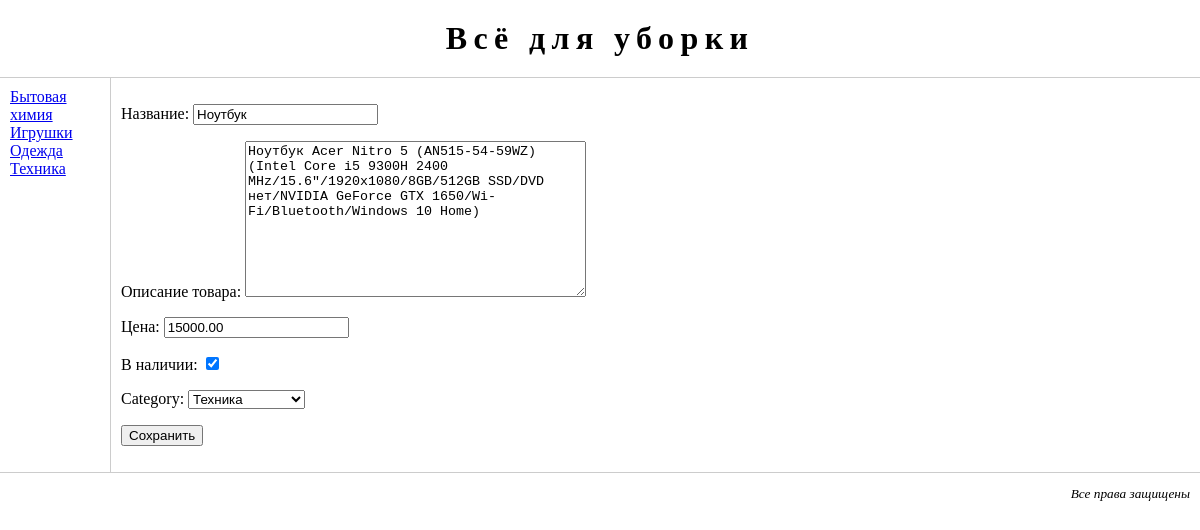
Page /goods/good/1/edit?page=1 on the committed database.
### catalog/models.py (models this page shows, shortened)
class Category(models.Model):
    name = models.CharField(max_length=50, unique=True,
                            verbose_name='Название')
    class Meta:
        ordering = ['name']
        verbose_name = 'Категория'
        verbose_name_plural = 'Категории'
    def __str__(self):
        return self.name

class Good(models.Model):
    name = models.CharField(max_length=50, unique=True,
                            verbose_name="Название")
    description = models.TextField(
        default='', verbose_name='Описание товара')
    price = models.DecimalField(
        max_digits=20, decimal_places=2, verbose_name="Цена")
    in_stock = models.BooleanField(
        default=True, db_index=True, verbose_name="В наличии")
    category = models.ForeignKey(
        Category, on_delete=models.CASCADE)
    class Meta:
        ordering = ["-price", "name"]
        unique_together = ("category", "name", "price")
        verbose_name = 'Товар'
        verbose_name_plural = 'Товары'

### catalog/twviews.py (the view, shortened to what this page needs)
# urls.py: path('good/<int:good_id>/edit', GoodUpdate.as_view(), name="good_edit"),
class GoodUpdate(UpdateView, GoodEditMixin, GoodEditView):
    model = Good
    fields = '__all__'
    template_name = 'good_edit.html'
    pk_url_kwarg = 'good_id'

### catalog/twviews.py (called while the page is built)
    def get_context_data(self, **kwargs):
        context = super(CategoryListMixin, self).get_context_data(**kwargs)
        context["cats"] = Category.objects.order_by('name')
        return context

    def get_context_data(self, **kwargs):
        context = super().get_context_data(**kwargs)
        try:
            context['pn'] = self.request.GET["page"]
        except KeyError:
            context['pn'] = 1
        return context

### templates/good_edit.html (shortened to what this page needs)
{% extends 'base.html' %}
{% block left_menu %} {%include 'includes/left_menu.html' %} {% endblock left_menu %}
{% block main %}
    <form action="" method="POST">
        {{form.as_p}}
        <input type="button" value="Сохранить">
    </form>
{% endblock main %}

### templates/includes/left_menu.html
<div id="leftmenu">
    <ul>
        {% for cat in cats %}
        <li><a href="{% url 'catalog:index' cat_id=cat.id %}">{{cat.name}}</a></li>
        {% endfor %}
    </ul>
</div>

### static/main.css (style rules this page uses)
body { margin: 0px; padding: 0px; }
#leftmenu { float: left; width: 100px; padding: 10px; }
#leftmenu ul { margin: 0px; padding: 0px; }

### rows in the picture
Category: name "Бытовая химия"
Category: name "Игрушки"
Category: name "Одежда"
Category: name "Техника"
Good: name "Ноутбук", description "Ноутбук Acer Nitro 5 (AN515-54-59WZ) (Intel Core i5 9300H 2400 MHz/15.6\"/1920x1080/8GB/512GB SSD/DVD нет/NVIDIA GeForce GTX 1650/Wi-Fi/Bluetooth/Windows 10 Home)", price "15000.00", in_stock "☑", category "Техника"
